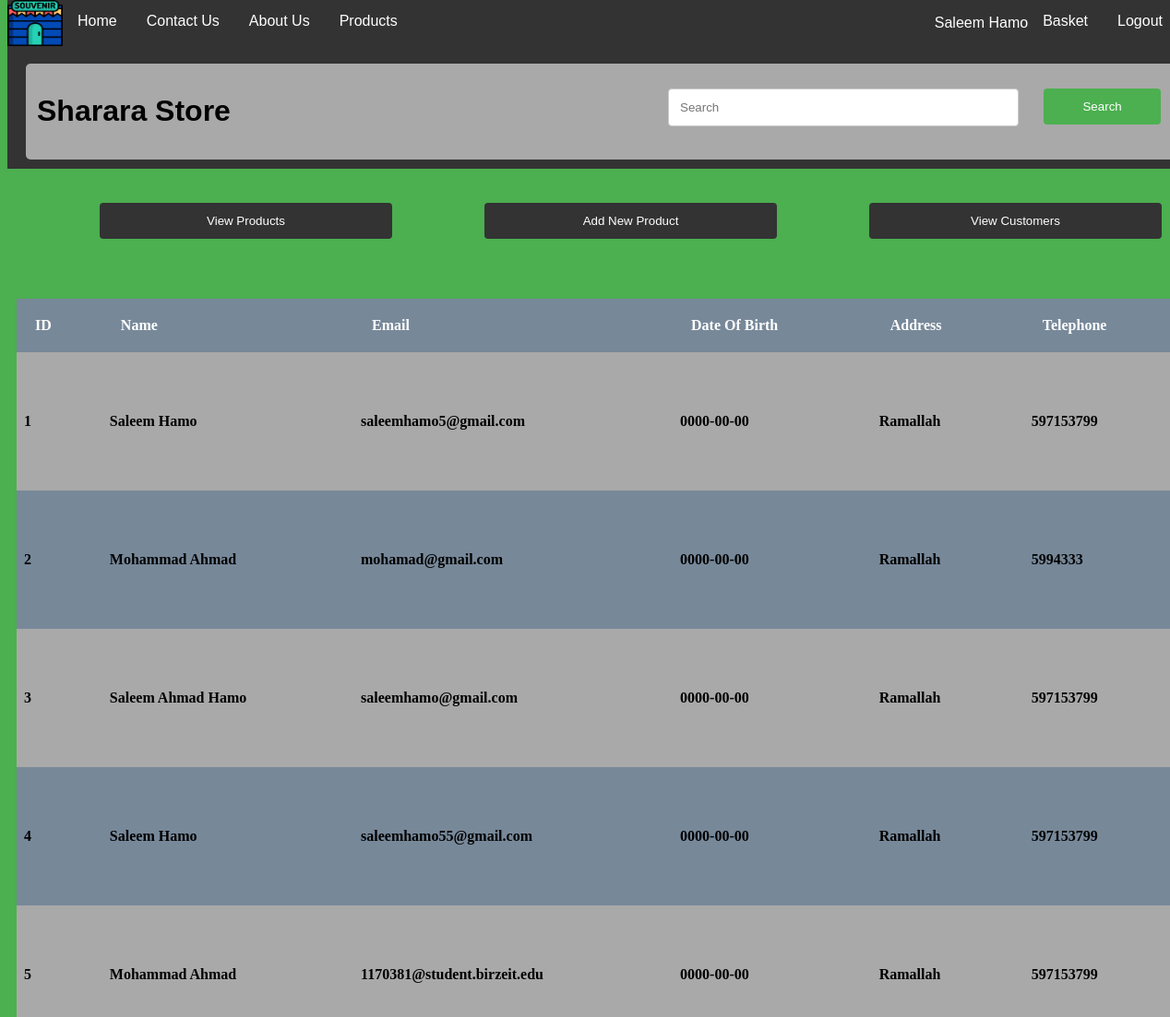
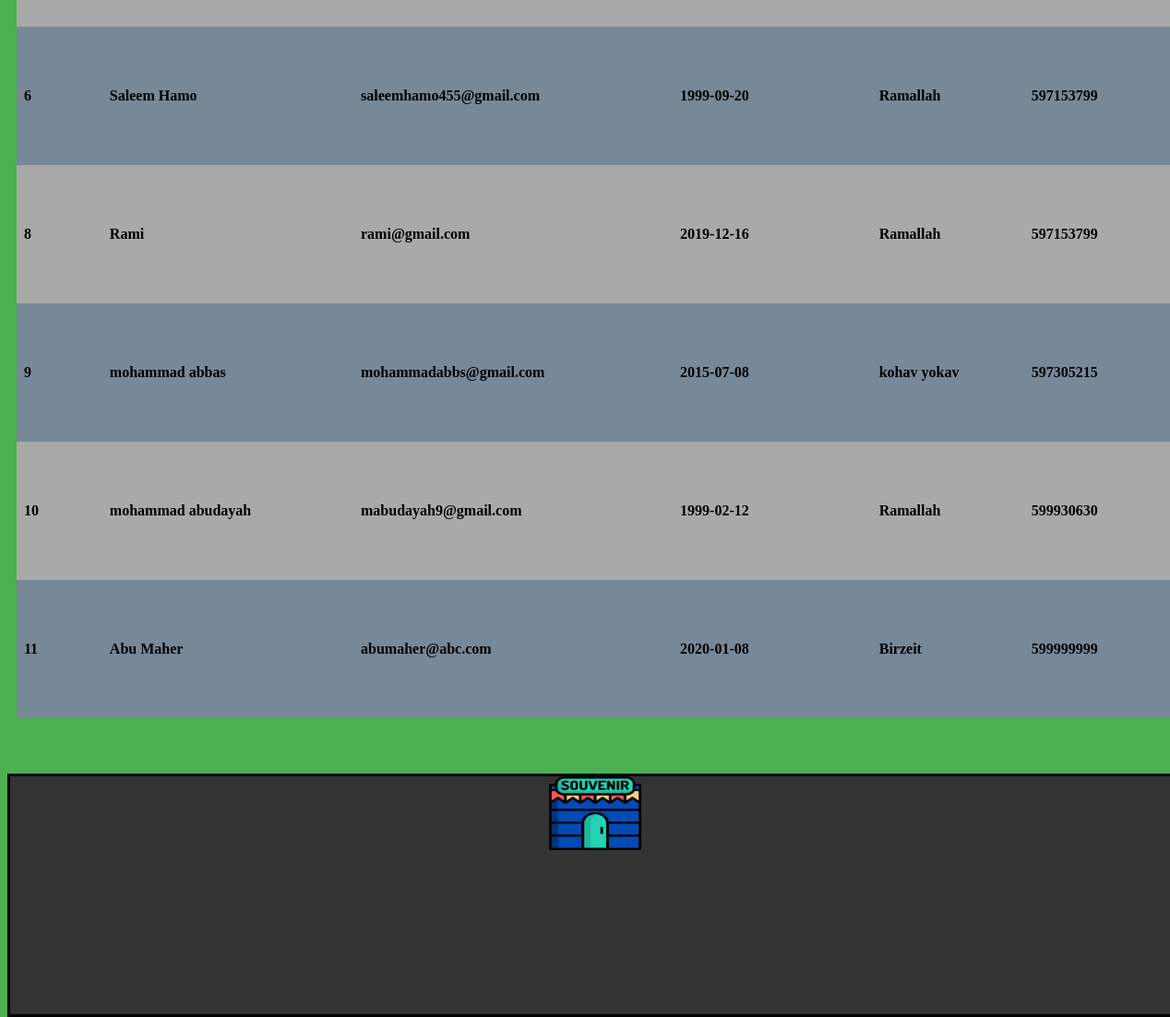
The page /Admin/viewCustomers.php (signed in) on the database its author committed (2 pictures, top to bottom).
### tables this page shows
CREATE TABLE IF NOT EXISTS `customers` (
  `name` varchar(20) NOT NULL,
  `cId` int(10) NOT NULL,
  `address` varchar(25) NOT NULL,
  `email` varchar(30) NOT NULL,
  `telephone` int(10) NOT NULL,
  `password` varchar(20) NOT NULL,
  `dateOfBirth` date NOT NULL,
  `cardNumber` int(11) NOT NULL
);

### Admin/viewCustomers.php (the view, shortened to what this page needs)
<?php
include("../HeaderAndFooter/header.php");
include("../HeaderAndFooter/adminHeader.php");
include '../Shared/dbConf.php';
?>
<!doctype html>
<html>
<head>
    <link rel="stylesheet" href="../style.css">
</head>
<body style="margin-top: 150px">
<article>
    <main>
        <?php
        $sqlStatement = "SELECT * FROM customers";
        $result = $pdo->query($sqlStatement);
        $rows = $result->fetchAll();
        ?>
        <div style="overflow-x:auto;">
            <table style="width=100%; margin: 10px;" >
                <tr style="height: 50px">
                    <th>
                        ID
                    </th>
                    <th>
                        Name
                    </th>
                    <th>
                        Email
                    </th>
                    <th>
                        Date Of Birth
                    </th>
                    <th>
                        Address
                    </th>
                    <th>
                        Telephone
                    </th>
                </tr>
                <?php
                foreach ($rows as $row) {
                    ?>
                    <tr>
                        <td>
                            <?php echo $row['cId'] ?>
                        </td>
                        <td> <?php echo $row['name'] ?>
                        </td>
                        <td> <?php echo $row['email'] ?>
                        </td>
                        <td>   <?php echo $row['dateOfBirth'] ?>
                        </td>
                        <td><?php echo $row['address'] ?>
                        </td>
                        <td>   <?php echo $row['telephone'] ?>
                        </td>
                    </tr>
                    <?php
                }
                ?>
            </table>
        </div>
</body>
</html>

### style.css (style rules this page uses)
#footer { background-color: #333333; text-align: center; font-size: 1.5em; font-weight: bold; width: 100%; border-color: black; border-style: solid; height: 15%; padding-bottom: 0px; margin-top: 50px; }
html, body { width: 100%; height: 100%; background-color: #4CAF50; margin-top: 70px; }
article { min-height: 100%; display: grid; grid-template-rows: auto 1fr auto; grid-template-columns: 100%; }

### Admin/viewCustomers.php (style rules this page uses)
table { border-collapse: collapse; width: 100%; }
th { padding: 20px; text-align: left; color: white; }
td { text-align: left; padding: 8px; font-family: "Agency FB"; color: black; font-weight: bold; }
tr { height: 150px; }
tr:nth-child(even) { background-color: darkgray; }
tr:nth-child(odd) { background-color: lightslategrey; }

### rows shown on the page
customers: cId "1", name "Saleem Hamo", email "saleemhamo5@gmail.com", dateOfBirth "0000-00-00", address "Ramallah", telephone "597153799"
customers: cId "2", name "Mohammad Ahmad", email "mohamad@gmail.com", dateOfBirth "0000-00-00", address "Ramallah", telephone "5994333"
customers: cId "3", name "Saleem Ahmad Hamo", email "saleemhamo@gmail.com", dateOfBirth "0000-00-00", address "Ramallah", telephone "597153799"
customers: cId "4", name "Saleem Hamo", email "saleemhamo55@gmail.com", dateOfBirth "0000-00-00", address "Ramallah", telephone "597153799"
customers: cId "5", name "Mohammad Ahmad", email "1170381@student.birzeit.edu", dateOfBirth "0000-00-00", address "Ramallah", telephone "597153799"
customers: cId "6", name "Saleem Hamo", email "saleemhamo455@gmail.com", dateOfBirth "1999-09-20", address "Ramallah", telephone "597153799"
customers: cId "8", name "Rami", email "rami@gmail.com", dateOfBirth "2019-12-16", address "Ramallah", telephone "597153799"
customers: cId "9", name "mohammad abbas", email "mohammadabbs@gmail.com", dateOfBirth "2015-07-08", address "kohav yokav", telephone "597305215"
customers: cId "10", name "mohammad abudayah", email "mabudayah9@gmail.com", dateOfBirth "1999-02-12", address "Ramallah", telephone "599930630"
customers: cId "11", name "Abu Maher", email "abumaher@abc.com", dateOfBirth "2020-01-08", address "Birzeit", telephone "599999999"

### other values the page prints
$_SESSION['loggedIn']['name'] "Saleem Hamo"
